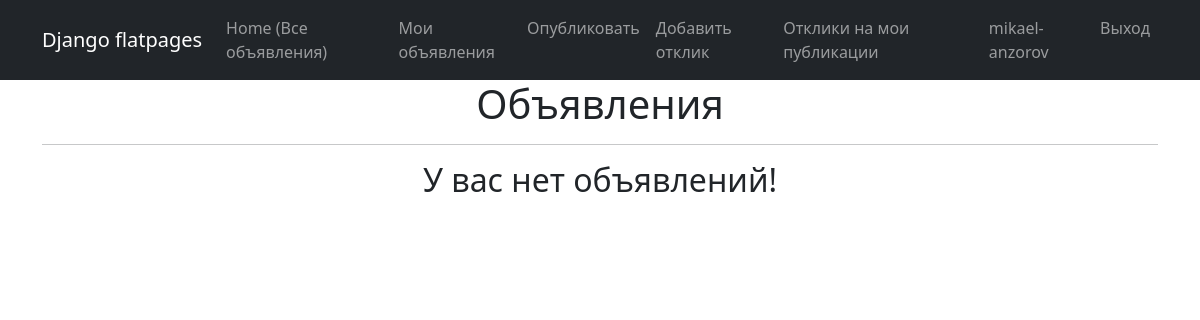
The page /post/personal/ (signed in) on the database as committed earlier.
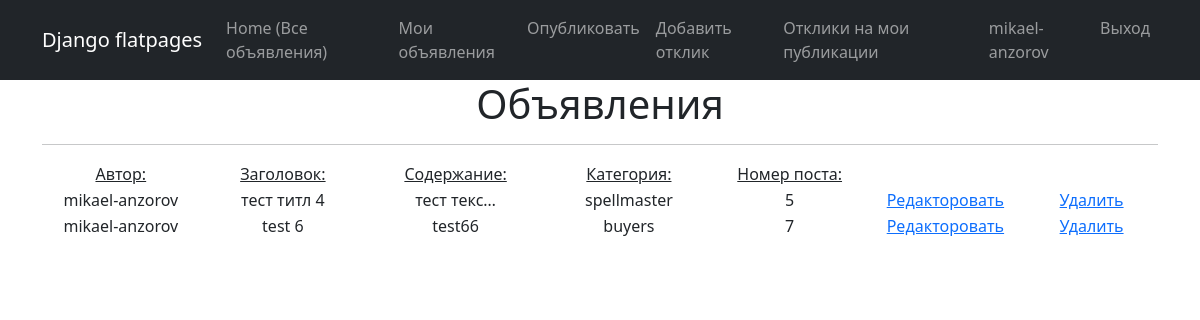
The same page on the database as committed later.
### app_01/models.py (models this page shows, shortened)
class Post(models.Model):
    TYPE = (
        ('tank', 'Танки'),
        ('heal', 'Хилы'),
        ('dd', 'ДД'),
        ('buyers', 'Торговцы'),
        ('gildemaster', 'Гилдмастеры'),
        ('quest', 'Квестгиверы'),
        ('smith', 'Кузнецы'),
        ('tanner', 'Кожевники'),
        ('potion', 'Зельевары'),
        ('spellmaster', 'Мастер заклинаний'),
    )
    author = models.ForeignKey(User, on_delete=models.CASCADE)
    title = models.CharField(max_length=20)
    text = RichTextUploadingField(null=True, config_name='default',)
    category = models.CharField(max_length=20, choices=TYPE, default='tank')

### app_01/views.py (the view)
# urls.py: path('post/personal/', PersonalPost.as_view(), name='personal_post'),
class PersonalPost(ListView):
    model = Post
    template_name = 'post_personal.html'
    context_object_name = 'personal_post'
    def get_queryset(self):
        queryset = super().get_queryset()
        return queryset.filter(author=self.request.user)

### templates/post_personal.html (shortened to what this page needs)
{% extends 'flatpages/default.html' %}
{% block content %}
<h1>Объявления</h1>
   <hr>
   {% if personal_post %}
    <table style="margin-left: 1px; margin-rith: ;">
        <tr>
               <td style="width: 200px"><u>Автор:</u></td>
               <td style="width: 200px"><u>Заголовок:</u></td>
               <td style="width: 200px"><u>Содержание:</u></td>
               <td style="width: 200px"><u>Категория:</u></td>
               <td style="width: 200px"><u>Номер поста:</u></td>
           </tr>
           {% for new in personal_post %}
           <tr>
               <td style="width: 250px">{{new.author}}</td>
               <td style="width: 250px">{{new.title}}</td>
               <td style="width: 250px">{{new.text|truncatechars:10}}</td>
               <td style="width: 250px">{{new.category}}</td>
               <td style="width: 250px">{{new.id}}</td>
               <td style="width: 200px"><a href={% url 'post_edit' new.id%}> Редакторовать </a></td>
               <td style="width: 200px"><a href={% url 'post_delete' new.id%}> Удалить </a></td>
           </tr>
           {% endfor %}
    </table>
   {% else %}
       <h2>У вас нет объявлений!</h2>
   {% endif %}
{% endblock content %}

Rows that differ between the two databases and show on the page:
added Post: author "mikael-anzorov", title "тест титл 4", text "тест текс…", category "spellmaster", id "5"
added Post: author "mikael-anzorov", title "test 6", text "test66", category "buyers", id "7"
Other text that changed with them:
text no longer shown: "У вас нет объявлений!"
text now shown: "Автор: Заголовок: Содержание: Категория: Номер поста:"
